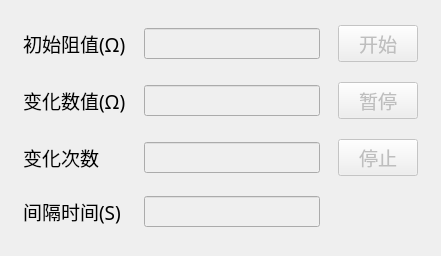
   <widget class="QWidget" name="gridLayoutWidget_2">
    <property name="geometry">
     <rect>
      <x>100</x>
      <y>270</y>
      <width>441</width>
      <height>256</height>
     </rect>
    </property>
    <layout class="QGridLayout" name="gridLayout_2">
     <item row="1" column="1">
      <widget class="QLineEdit" name="lineEdit_1">
       <property name="enabled">
        <bool>false</bool>
       </property>
       <property name="sizePolicy">
        <sizepolicy hsizetype="Maximum" vsizetype="Fixed">
         <horstretch>0</horstretch>
         <verstretch>0</verstretch>
        </sizepolicy>
       </property>
       <property name="font">
        <font>
         <pointsize>14</pointsize>
         <italic>false</italic>
        </font>
       </property>
       <property name="alignment">
        <set>Qt::AlignRight|Qt::AlignTrailing|Qt::AlignVCenter</set>
       </property>
       <property name="dragEnabled">
        <bool>false</bool>
       </property>
      </widget>
     </item>
     <item row="2" column="1">
      <widget class="QLineEdit" name="lineEdit_2">
       <property name="enabled">
        <bool>false</bool>
       </property>
       <property name="sizePolicy">
        <sizepolicy hsizetype="Maximum" vsizetype="Fixed">
         <horstretch>0</horstretch>
         <verstretch>0</verstretch>
        </sizepolicy>
       </property>
       <property name="font">
        <font>
         <pointsize>14</pointsize>
         <italic>false</italic>
        </font>
       </property>
       <property name="alignment">
        <set>Qt::AlignRight|Qt::AlignTrailing|Qt::AlignVCenter</set>
       </property>
      </widget>
     </item>
     <item row="3" column="0">
      <widget class="QLabel" name="label_9">
       <property name="enabled">
        <bool>true</bool>
       </property>
       <property name="sizePolicy">
        <sizepolicy hsizetype="Fixed" vsizetype="Fixed">
         <horstretch>0</horstretch>
         <verstretch>0</verstretch>
        </sizepolicy>
       </property>
       <property name="font">
        <font>
         <family>微软雅黑</family>
         <pointsize>14</pointsize>
         <underline>false</underline>
        </font>
       </property>
       <property name="text">
        <string>间隔时间(S)</string>
       </property>
       <property name="textFormat">
        <enum>Qt::AutoText</enum>
       </property>
       <property name="scaledContents">
        <bool>false</bool>
       </property>
       <property name="alignment">
        <set>Qt::AlignLeading|Qt::AlignLeft|Qt::AlignTop</set>
       </property>
       <property name="wordWrap">
        <bool>false</bool>
       </property>
       <property name="openExternalLinks">
        <bool>false</bool>
       </property>
       <property name="textInteractionFlags">
        <set>Qt::LinksAccessibleByMouse</set>
       </property>
      </widget>
     </item>
     <item row="3" column="1">
      <widget class="QLineEdit" name="lineEdit_3">
       <property name="enabled">
        <bool>false</bool>
       </property>
       <property name="sizePolicy">
        <sizepolicy hsizetype="Maximum" vsizetype="Fixed">
         <horstretch>0</horstretch>
         <verstretch>0</verstretch>
        </sizepolicy>
       </property>
       <property name="font">
        <font>
         <pointsize>14</pointsize>
         <italic>false</italic>
        </font>
       </property>
       <property name="alignment">
        <set>Qt::AlignRight|Qt::AlignTrailing|Qt::AlignVCenter</set>
       </property>
      </widget>
     </item>
     <item row="1" column="0">
      <widget class="QLabel" name="label_6">
       <property name="enabled">
        <bool>true</bool>
       </property>
       <property name="sizePolicy">
        <sizepolicy hsizetype="Fixed" vsizetype="Fixed">
         <horstretch>0</horstretch>
         <verstretch>0</verstretch>
        </sizepolicy>
       </property>
       <property name="font">
        <font>
         <family>微软雅黑</family>
         <pointsize>14</pointsize>
         <underline>false</underline>
        </font>
       </property>
       <property name="text">
        <string>变化数值(Ω)</string>
       </property>
       <property name="textFormat">
        <enum>Qt::AutoText</enum>
       </property>
       <property name="scaledContents">
        <bool>false</bool>
       </property>
       <property name="alignment">
        <set>Qt::AlignLeading|Qt::AlignLeft|Qt::AlignTop</set>
       </property>
       <property name="wordWrap">
        <bool>false</bool>
       </property>
       <property name="openExternalLinks">
        <bool>false</bool>
       </property>
       <property name="textInteractionFlags">
        <set>Qt::LinksAccessibleByMouse</set>
       </property>
      </widget>
     </item>
     <item row="0" column="2">
      <widget class="QPushButton" name="run_Button">
       <property name="enabled">
        <bool>false</bool>
       </property>
       <property name="sizePolicy">
        <sizepolicy hsizetype="Fixed" vsizetype="Fixed">
         <horstretch>0</horstretch>
         <verstretch>0</verstretch>
        </sizepolicy>
       </property>
       <property name="font">
        <font>
         <family>微软雅黑</family>
         <pointsize>14</pointsize>
        </font>
       </property>
       <property name="text">
        <string>开始</string>
       </property>
      </widget>
     </item>
     <item row="0" column="0">
      <widget class="QLabel" name="label_5">
       <property name="enabled">
        <bool>true</bool>
       </property>
       <property name="sizePolicy">
        <sizepolicy hsizetype="Fixed" vsizetype="Fixed">
         <horstretch>0</horstretch>
         <verstretch>0</verstretch>
        </sizepolicy>
       </property>
       <property name="font">
        <font>
         <family>微软雅黑</family>
         <pointsize>14</pointsize>
         <underline>false</underline>
        </font>
       </property>
       <property name="text">
        <string>初始阻值(Ω)</string>
       </property>
       <property name="textFormat">
        <enum>Qt::AutoText</enum>
       </property>
       <property name="scaledContents">
        <bool>false</bool>
       </property>
       <property name="alignment">
        <set>Qt::AlignLeading|Qt::AlignLeft|Qt::AlignTop</set>
       </property>
       <property name="wordWrap">
        <bool>false</bool>
       </property>
       <property name="openExternalLinks">
        <bool>false</bool>
       </property>
       <property name="textInteractionFlags">
        <set>Qt::LinksAccessibleByMouse</set>
       </property>
      </widget>
     </item>
     <item row="2" column="0">
      <widget class="QLabel" name="label_8">
       <property name="enabled">
        <bool>true</bool>
       </property>
       <property name="sizePolicy">
        <sizepolicy hsizetype="Fixed" vsizetype="Fixed">
         <horstretch>0</horstretch>
         <verstretch>0</verstretch>
        </sizepolicy>
       </property>
       <property name="font">
        <font>
         <family>微软雅黑</family>
         <pointsize>14</pointsize>
         <underline>false</underline>
        </font>
       </property>
       <property name="text">
        <string>变化次数</string>
       </property>
       <property name="textFormat">
        <enum>Qt::AutoText</enum>
       </property>
       <property name="scaledContents">
        <bool>false</bool>
       </property>
       <property name="alignment">
        <set>Qt::AlignLeading|Qt::AlignLeft|Qt::AlignTop</set>
       </property>
       <property name="wordWrap">
        <bool>false</bool>
       </property>
       <property name="openExternalLinks">
        <bool>false</bool>
       </property>
       <property name="textInteractionFlags">
        <set>Qt::LinksAccessibleByMouse</set>
       </property>
      </widget>
     </item>
     <item row="0" column="1">
      <widget class="QLineEdit" name="lineEdit_0">
       <property name="enabled">
        <bool>false</bool>
       </property>
       <property name="sizePolicy">
        <sizepolicy hsizetype="Maximum" vsizetype="Fixed">
         <horstretch>0</horstretch>
         <verstretch>0</verstretch>
        </sizepolicy>
       </property>
       <property name="font">
        <font>
         <pointsize>14</pointsize>
         <italic>false</italic>
        </font>
       </property>
       <property name="alignment">
        <set>Qt::AlignRight|Qt::AlignTrailing|Qt::AlignVCenter</set>
       </property>
      </widget>
     </item>
     <item row="2" column="2">
      <widget class="QPushButton" name="stop_Button">
       <property name="enabled">
        <bool>false</bool>
       </property>
       <property name="sizePolicy">
        <sizepolicy hsizetype="Fixed" vsizetype="Fixed">
         <horstretch>0</horstretch>
         <verstretch>0</verstretch>
        </sizepolicy>
       </property>
       <property name="font">
        <font>
         <family>微软雅黑</family>
         <pointsize>14</pointsize>
        </font>
       </property>
       <property name="text">
        <string>停止</string>
       </property>
      </widget>
     </item>
     <item row="1" column="2">
      <widget class="QPushButton" name="pause_Button">
       <property name="enabled">
        <bool>false</bool>
       </property>
       <property name="sizePolicy">
        <sizepolicy hsizetype="Fixed" vsizetype="Fixed">
         <horstretch>0</horstretch>
         <verstretch>0</verstretch>
        </sizepolicy>
       </property>
       <property name="font">
        <font>
         <family>微软雅黑</family>
         <pointsize>14</pointsize>
        </font>
       </property>
       <property name="text">
        <string>暂停</string>
       </property>
      </widget>
     </item>
    </layout>
   </widget>
